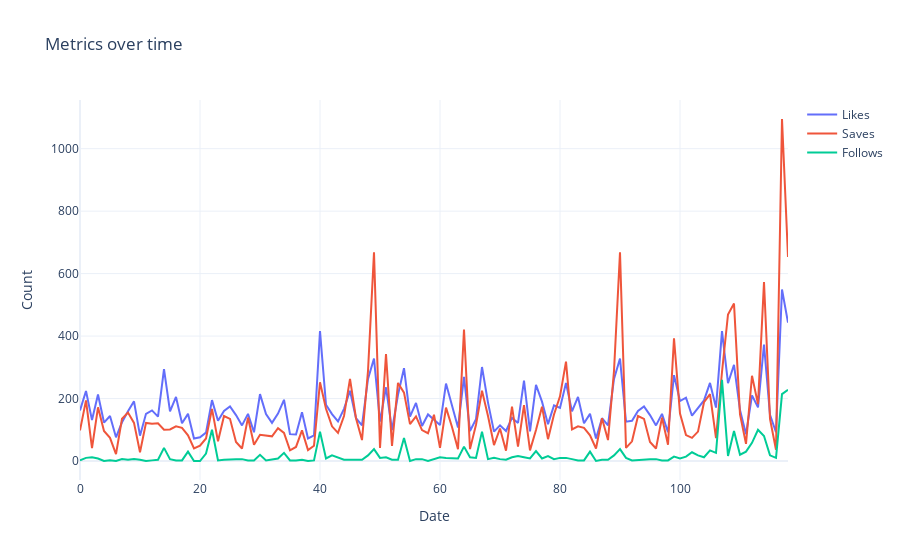

The cell this chart's notebook holds for it:
### Code cell
fig = go.Figure()

fig.add_trace(go.Scatter(x=df.index,y=df['Likes'],name='Likes'))
fig.add_traces(go.Scatter(x=df.index,y=df['Saves'],name='Saves'))
fig.add_trace(go.Scatter(x=df.index,y=df['Follows'],name='Follows'))

fig.update_layout(title='Metrics over time',
                  xaxis_title = 'Date',
                  yaxis_title = 'Count')

fig.show()
